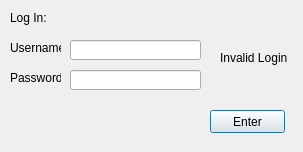
<?xml version="1.0" encoding="UTF-8"?>
<ui version="4.0">
 <class>admindialog</class>
 <widget class="QDialog" name="admindialog">
  <property name="geometry">
   <rect>
    <x>0</x>
    <y>0</y>
    <width>303</width>
    <height>152</height>
   </rect>
  </property>
  <property name="windowTitle">
   <string>Dialog</string>
  </property>
  <widget class="QLabel" name="logLabel">
   <property name="geometry">
    <rect>
     <x>10</x>
     <y>10</y>
     <width>51</width>
     <height>16</height>
    </rect>
   </property>
   <property name="text">
    <string>Log In:</string>
   </property>
  </widget>
  <widget class="QLabel" name="userLabel">
   <property name="geometry">
    <rect>
     <x>10</x>
     <y>40</y>
     <width>51</width>
     <height>16</height>
    </rect>
   </property>
   <property name="text">
    <string>Username</string>
   </property>
  </widget>
  <widget class="QLabel" name="passLabel">
   <property name="geometry">
    <rect>
     <x>10</x>
     <y>70</y>
     <width>51</width>
     <height>16</height>
    </rect>
   </property>
   <property name="text">
    <string>Password</string>
   </property>
  </widget>
  <widget class="QLineEdit" name="userLineEdit">
   <property name="geometry">
    <rect>
     <x>70</x>
     <y>40</y>
     <width>131</width>
     <height>20</height>
    </rect>
   </property>
  </widget>
  <widget class="QLineEdit" name="passLineEdit">
   <property name="geometry">
    <rect>
     <x>70</x>
     <y>70</y>
     <width>131</width>
     <height>20</height>
    </rect>
   </property>
  </widget>
  <widget class="QLabel" name="invalidLabel">
   <property name="geometry">
    <rect>
     <x>220</x>
     <y>50</y>
     <width>71</width>
     <height>16</height>
    </rect>
   </property>
   <property name="text">
    <string>Invalid Login</string>
   </property>
  </widget>
  <widget class="QPushButton" name="enterButton">
   <property name="geometry">
    <rect>
     <x>210</x>
     <y>110</y>
     <width>75</width>
     <height>23</height>
    </rect>
   </property>
   <property name="text">
    <string>Enter</string>
   </property>
  </widget>
 </widget>
 <resources/>
 <connections/>
</ui>
